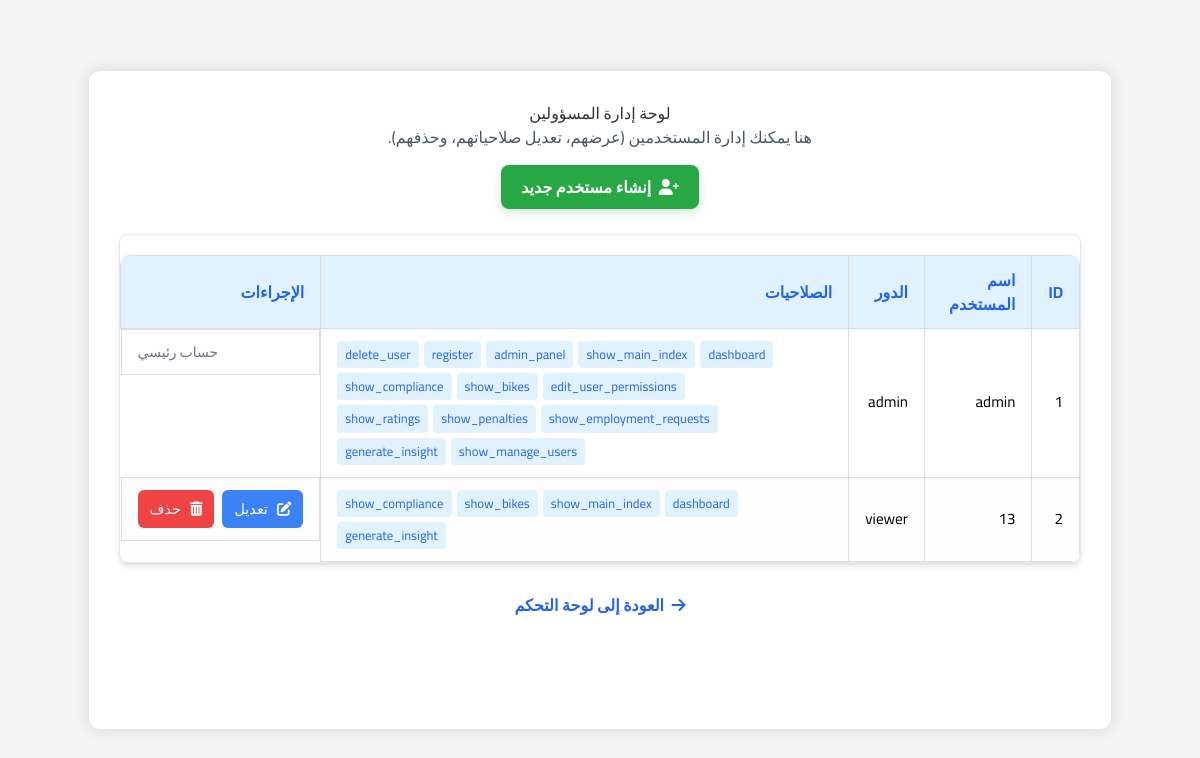
The app's page /admin_panel (signed in) with its own data.
### app.py (models this page shows, shortened)
class User(db.Model):
    id = db.Column(db.Integer, primary_key=True)
    username = db.Column(db.String(80), unique=True, nullable=False)
    password_hash = db.Column(db.String(120), nullable=False)
    role = db.Column(db.String(20), default='viewer', nullable=False)
    permissions = db.Column(db.Text, nullable=True)

### app.py (the view)
@app.route('/admin_panel')
@permission_required('admin_panel')
def admin_panel():
    users = User.query.all()
    current_user_role = User.query.get(session['user_id']).role if 'user_id' in session else 'viewer'
    return render_template('admin_panel.html', users=users, current_user_role=current_user_role, all_permissions=ALL_POSSIBLE_PERMISSIONS)

### app.py (called while the page is built)
@app.template_filter('from_json')
def from_json_filter(value):
    if value is None:
        return [] # Return an empty list if value is None
    try:
        return json.loads(value)
    except (json.JSONDecodeError, TypeError):
        return [] # Return empty list on decode error

### templates/admin_panel.html (shortened to what this page needs)
<!DOCTYPE html>
<html lang="ar" dir="rtl">
<head>
    <script src="https://cdn.tailwindcss.com"></script>
    <link rel="stylesheet" href="https://cdnjs.cloudflare.com/ajax/libs/font-awesome/6.0.0-beta3/css/all.min.css">
</head>
<body>
    <div class="container">
        <h2>لوحة إدارة المسؤولين</h2>
        <p class="mb-4 text-gray-600">هنا يمكنك إدارة المستخدمين (عرضهم، تعديل صلاحياتهم، وحذفهم).</p>
        <a href="{{ url_for('register') }}" class="new-user-link">
            <i class="fas fa-user-plus ml-1"></i> إنشاء مستخدم جديد
        </a>
        {% if users %}
        <div class="overflow-x-auto rounded-lg shadow-md border border-gray-200">
            <table class="w-full">
                <thead>
                    <tr>
                        <th class="py-3 px-4 text-right">ID</th>
                        <th class="py-3 px-4 text-right">اسم المستخدم</th>
                        <th class="py-3 px-4 text-right">الدور</th>
                        <th class="py-3 px-4 text-right">الصلاحيات</th>
                        <th class="py-3 px-4 text-right">الإجراءات</th>
                    </tr>
                </thead>
                <tbody>
                    {% for user in users %}
                    <tr>
                        <td data-label="ID" class="py-3 px-4">{{ user.id }}</td>
                        <td data-label="اسم المستخدم" class="py-3 px-4">{{ user.username }}</td>
                        <td data-label="الدور" class="py-3 px-4">{{ user.role }}</td>
                        <td data-label="الصلاحيات" class="py-3 px-4">
                            <div class="permissions-list">
                                {% if user.permissions %}
                                    {% set user_perms_list = user.permissions | from_json %}
                                    {% for perm in user_perms_list %}
                                        <span class="permission-tag">{{ perm }}</span>
                                    {% endfor %}
                                {% else %}
                                    <span class="text-gray-500 text-sm">لا توجد صلاحيات محددة</span>
                                {% endif %}
                            </div>
                        </td>
                        <td data-label="الإجراءات" class="py-3 px-4 action-btns">
                            {% if current_user_role == 'admin' %}
                                {% if user.username != 'admin' %}
                                <button class="edit-btn" onclick="openEditModal({{ user.id }}, '{{ user.username }}', '{{ user.permissions | tojson | safe }}')">
                                    <i class="fas fa-edit ml-1"></i> تعديل
                                </button>
                                {% endif %}
                                {% if user.username != 'admin' %}
                                <button class="delete-btn" onclick="deleteUser({{ user.id }}, '{{ user.username }}')">
                                    <i class="fas fa-trash-alt ml-1"></i> حذف
                                </button>
                                {% else %}
                                    <span class="text-gray-500 text-sm">حساب رئيسي</span>
                                {% endif %}
                            {% endif %}
                        </td>
                    </tr>
                    {% endfor %}
                </tbody>
            </table>
        </div>
        {% else %}
        <p class="text-gray-600 mt-5">لا يوجد مستخدمون لعرضهم.</p>
        {% endif %}
        <a href="{{ url_for('dashboard') }}" class="back-to-dashboard">
            <i class="fas fa-arrow-right ml-1"></i> العودة إلى لوحة التحكم
        </a>
    </div>
</body>
</html>

### templates/admin_panel.html (style rules this page uses)
body { font-family: 'Cairo', sans-serif; background-color: #f4f4f4; margin: 0; padding: 20px; text-align: center; display: flex; flex-direction: column; min-height: 100vh; }
.container { background-color: #fff; padding: 30px; border-radius: 12px; box-shadow: 0 0 15px rgba(0, 0, 0, 0.1); width: 100%; max-width: 1200px; margin: 50px auto; flex-grow: 1; border: 1px solid #e2e8f0; }
h2 { color: #333; margin-bottom: 20px; font-size: 2.2rem; font-weight: 700; }
.new-user-link { display: inline-block; background-color: #28a745; color: white; padding: 10px 20px; border-radius: 8px; text-decoration: none; font-weight: 600; margin-bottom: 25px; transition: background-color 0.3s ease, transform 0.2s ease; box-shadow: 0 4px 10px rgba(40, 167, 69, 0.2); }
table { width: 100%; border-collapse: separate; border-spacing: 0; margin-top: 20px; border-radius: 10px; overflow: hidden; box-shadow: 0 5px 15px rgba(0, 0, 0, 0.08); }
th, td { border: 1px solid #ddd; padding: 14px 18px; text-align: right; font-size: 0.95rem; }
th { background-color: #e0f2fe; color: #2563eb; font-weight: 700; font-size: 1rem; }
tr:nth-child(even) { background-color: #fdfdfd; }
.action-btns { display: flex; gap: 8px; justify-content: flex-end; }
.edit-btn { background-color: #3b82f6; color: white; padding: 8px 12px; border: none; border-radius: 6px; cursor: pointer; font-size: 0.9rem; transition: background-color 0.3s ease; display: flex; align-items: center; gap: 5px; }
.delete-btn { background-color: #ef4444; color: white; padding: 8px 12px; border: none; border-radius: 6px; cursor: pointer; font-size: 0.9rem; transition: background-color 0.3s ease; display: flex; align-items: center; gap: 5px; }
.permissions-list { display: flex; flex-wrap: wrap; gap: 5px; justify-content: flex-end; }
.permission-tag { background-color: #e0f2fe; color: #2563eb; padding: 4px 8px; border-radius: 4px; font-size: 0.8rem; white-space: nowrap; }
.back-to-dashboard { margin-top: 30px; display: inline-block; color: #2563eb; text-decoration: none; font-weight: 600; }

### records on screen
User: id "1", username "admin", role "admin", user_perms_list "dashboard" "show_main_index" "admin_panel" "register" "delete_user" "edit_user_permissions" "show_bikes" "show_compliance" "show_employment_requests" "show_penalties" "show_ratings" "show_manage_users" "generate_insight", shows "حساب رئيسي"
User: id "2", username "13", role "viewer", user_perms_list "dashboard" "show_main_index" "show_bikes" "show_compliance" "generate_insight"
